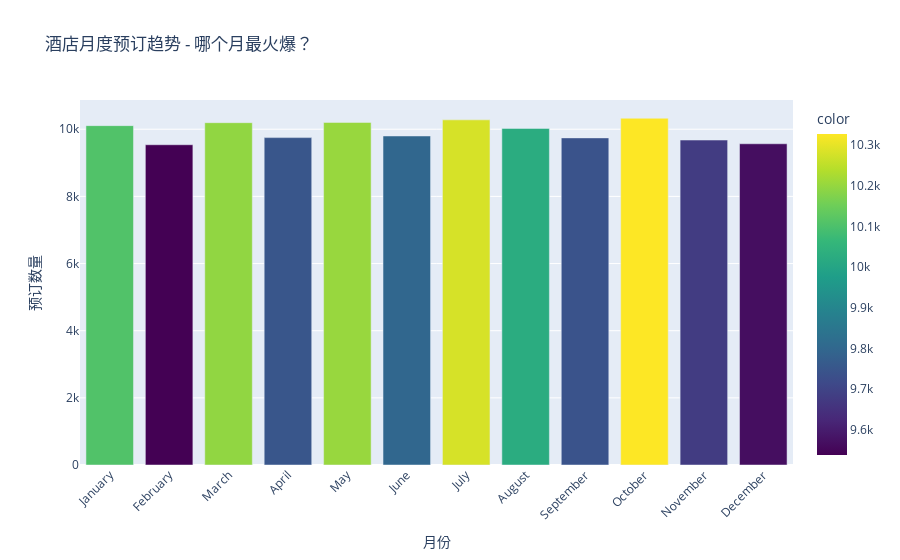

Here is the notebook cell this chart was saved with:
### Code cell
# 看看哪个月是旺季
monthly_bookings = df_clean['arrival_date_month'].value_counts().reindex([
    'January', 'February', 'March', 'April', 'May', 'June',
    'July', 'August', 'September', 'October', 'November', 'December'
])

fig = px.bar(x=monthly_bookings.index, y=monthly_bookings.values,
             title='酒店月度预订趋势 - 哪个月最火爆？',
             labels={'x': '月份', 'y': '预订数量'},
             color=monthly_bookings.values,
             color_continuous_scale='viridis')
fig.update_layout(xaxis_tickangle=-45)
fig.show()

# 找出最繁忙的月份
busiest_month = monthly_bookings.idxmax()
print(f" 最繁忙的月份是: {busiest_month}")

### Figure 1 — Plotly figure (JSON) as saved in the notebook; plotly's stock layout.template omitted (floating-point values rounded to 4 significant figures)
{"data": [{"hovertemplate": "月份=%{x}<br>预订数量=%{y}<br>color=%{marker.color}<extra></extra>", "legendgroup": "", "marker": {"color": [10107, 9538, 10195, 9750, 10203, 9799, 10279, 10025, 9742, 10327, 9678, 9567], "coloraxis": "coloraxis", "pattern": {"shape": ""}}, "name": "", "orientation": "v", "showlegend": false, "textposition": "auto", "type": "bar", "x": ["January", "February", "March", "April", "May", "June", "July", "August", "September", "October", "November", "December"], "xaxis": "x", "y": [10107, 9538, 10195, 9750, 10203, 9799, 10279, 10025, 9742, 10327, 9678, 9567], "yaxis": "y"}], "layout": {"barmode": "relative", "coloraxis": {"colorbar": {"title": {"text": "color"}}, "colorscale": [[0, "#440154"], [0.1111, "#482878"], [0.2222, "#3e4989"], [0.3333, "#31688e"], [0.4444, "#26828e"], [0.5556, "#1f9e89"], [0.6667, "#35b779"], [0.7778, "#6ece58"], [0.8889, "#b5de2b"], [1, "#fde725"]]}, "legend": {"tracegroupgap": 0}, "title": {"text": "酒店月度预订趋势 - 哪个月最火爆？"}, "xaxis": {"anchor": "y", "domain": [0, 1], "tickangle": -45, "title": {"text": "月份"}}, "yaxis": {"anchor": "x", "domain": [0, 1], "title": {"text": "预订数量"}}}}
